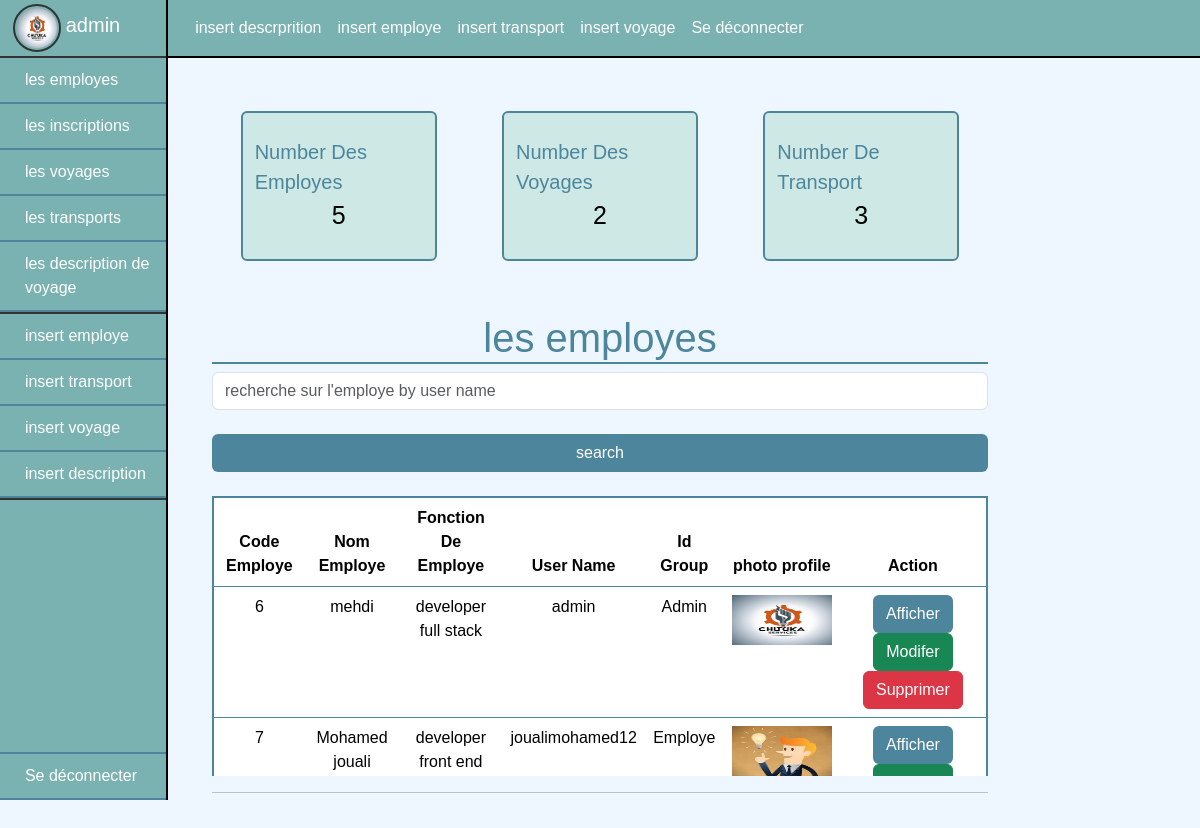
Page /admin/index.php (signed in) on the committed database.
### tables this page shows
CREATE TABLE `employe` (
  `codeEmp` int(11) NOT NULL,
  `nom` varchar(50) DEFAULT NULL,
  `fonction` varchar(255) DEFAULT NULL,
  `user` varchar(255) NOT NULL,
  `pwd` varchar(255) NOT NULL,
  `idgroup` int(11) NOT NULL DEFAULT 0,
  `gender` varchar(20) NOT NULL,
  `photo_profile` text NOT NULL,
  `date_creation` timestamp NOT NULL DEFAULT current_timestamp()
);

### admin/index.php (the view, shortened to what this page needs)
<?php
    if(!empty($_SESSION['idgroup'])){
        include 'init.php' ;
        include $includes.'header.php' ;
        require_once $includes.'conxDB.php' ;
       $sql_one="SELECT `codeEmp` FROM `employe` ";
       $req_one=$con->prepare($sql_one);
       $req_one->execute();
       $res_one=$req_one->fetchAll(PDO::FETCH_ASSOC);
       $sql_two="SELECT `codeVoyage` FROM `voyage` ";
       $req_two=$con->prepare($sql_two);
       $req_two->execute();
       $res_two=$req_two->fetchAll(PDO::FETCH_ASSOC);
        $sql_three="SELECT `codeTrans` FROM `transport` ";
        $req_three=$con->prepare($sql_three);
        $req_three->execute();
        $res_three=$req_three->fetchAll(PDO::FETCH_ASSOC);
         if(isset($_POST['username-search']) && isset($_POST['btn-search-u']) && $_POST['username-search'] != ""){
              $user=$_POST['username-search'];
              $sql="SELECT `codeEmp`, `nom`, `fonction`, `user`, `idgroup`,photo_profile FROM `employe` WHERE `user`=?";
              $req=$con->prepare($sql);
              $req->execute([$user]);
              $res=$req->fetchAll(PDO::FETCH_ASSOC);
         }else{
              $sql="SELECT `codeEmp`, `nom`, `fonction`, `user`, `idgroup`,photo_profile FROM `employe` ";
              $req=$con->prepare($sql);
              $req->execute();
              $res=$req->fetchAll(PDO::FETCH_ASSOC);
         }
        ?>
        <div class="container-fluid p-0" style="position: relative;height:100vh;">
            <?php
             require_once $includes.'navbar_admin.php' ;
             include $includes.'dashbord.php' ;
             ?>
           <div class="container container_index py-5 col-10 col-md-9 col-lg-8 "  >
                <div class="row px-2">
                    <div class="col-11 col-md-5 col-lg-3 card card-ind" >
                        Number Des Employes <br> <span><?=  count($res_one) ?></span>
                    </div>
                    <div class="col-11 col-md-5 col-lg-3 card card-ind">
                        Number Des Voyages <br> <span><?=  count($res_two) ?></span>
                    </div>
                    <div class="col-11 col-md-5 col-lg-3 card card-ind">
                         Number De Transport <br> <span><?=  count($res_three) ?> </span>
                    </div>
                </div>
                <h1  class="mt-5">les employes </h1>
                <form action="" class="col-12" method="post" >
                    <input type="text" name="username-search" placeholder="recherche sur l'employe by user name" class="form-control "><br>
                    <input type="submit" name="btn-search-u" value="search" class="btn form-control " style="background:#4D869C;color:white;">
                </form> <br>
          <div class="container-table-index">
                <table class="table table-responsive " >
                  <thead>
                        <tr>
                            <th>Code Employe</th>
                            <th>Nom Employe</th>
                            <th>Fonction De Employe</th>
                            <th>User Name </th>
                            <th>Id Group</th>
                            <th>photo profile</th>
                            <th>Action</th>
                       </tr>
                  </thead>
                  <tbody>
                    <?php
                     foreach($res as $emp){
                      ?>
                      <tr>
                          <td><?= $emp['codeEmp'] ?></td>
                          <td><?= $emp['nom'] ?></td>
                          <td><?= $emp['fonction'] ?></td>
                          <td><?= $emp['user'] ?></td>
                          <td><?php if($emp['idgroup']==1){ echo "Admin" ;}else{echo "Employe" ;} ?></td>
                          <td>  <img width="100px" height="50px" src="../upload_images/<?php if(empty($emp['photo_profile'] )){ echo "defult_photo_profile.jpg"; }else{ echo $emp['photo_profile'] ;} ?>" alt=""></td>
                          <td>
                              <a href="profile.php?codeEmp= <?= $emp['codeEmp'] ?> " class="btn_style btn">Afficher</a>
                              <a href="modifer_Emp.php?codeEmp= <?= $emp['codeEmp'] ?> " class="btn-success btn">Modifer</a>
                              <a href="supprimer_Emp.php?codeEmp= <?= $emp['codeEmp'] ?> " class=" btn btn-danger">Supprimer</a>
                          </td>
                      </tr>
                      <?php
                    }
                    ?>
                  </tbody>
                </table>
                </div>
                <hr>
           </div>
        </div>
         <?php
        include $includes.'footer.php' ;
    }else{
      header("location:../pages/connEmp.php") ;
    }
   ?>

### includes/header.php (shortened to what this page needs)
<!DOCTYPE html>
<html lang="en">
<head>
    <link rel="stylesheet" href="../css/style.css">
    <link rel="stylesheet" href="../css/bootstrap.min.css">
</head>
<body>

### includes/navbar_admin.php (shortened to what this page needs)
 <nav class="navbar navbar-expand-lg p-0 navbar-light " style="border-bottom: 2px solid black;">
        <div class="container">
         <a class="navbar-brand " style="color: white;" href="index.php"> EFM php </a>
         <div class="collapse navbar-collapse ms-5" id="navbarSupportedContent">
           <ul class="navbar-nav me-auto mb-2 mb-lg-0">
           <li class="nav-item py-2 " id="nav-item">
               <a class="nav-link text-white " href="insert_desc.php">insert descrprition </a>
            </li>
            <li class="nav-item py-2 ">
               <a class="nav-link text-white " href="insert_emp.php">insert employe </a>
            </li>
            <li class="nav-item py-2">
               <a class="nav-link text-white " href="insert_transport.php">insert transport </a>
            </li>
            <li class="nav-item py-2 ">
               <a class="nav-link text-white " href="insert_voy.php">insert voyage </a>
            </li>
            <li class="nav-item py-2 ">
              <a class="nav-link text-white " href="deconnecter.php">Se déconnecter  </a>
            </li>
           </ul>
     </div>
  </div>
</nav>

### includes/dashbord.php
<?php
        $codeEmp= $_SESSION['codeEmp'] ;
        $sql="SELECT `codeEmp`, `user`, photo_profile FROM `employe` WHERE `codeEmp`=?";
        $req=$con->prepare($sql);
        $req->execute([$codeEmp]);
        $res_dashbord=$req->fetch(PDO::FETCH_ASSOC);
?>
<section class="dashbord  " >
    <div class="div_info_admin py-1" style="border-bottom: 2px solid  #333;">
        <a href="profile.php?codeEmp=<?= $codeEmp ?>">
        <img src="../upload_images/<?= $res_dashbord['photo_profile'] ;?>" width="50px" height="50px" class="img-dash-admin" alt="">
        <span><?= $res_dashbord['user'] ; ?></span>
        </a>
    </div>
    <ul class="ul_dashbord">
        <li><a href="index.php">les employes</a></li>
        <li><a href="les_inscription_Emp.php">les inscriptions</a></li>
        <li><a href="les_voyages.php">les voyages</a></li>
        <li><a href="les_transports.php">les transports</a></li>
        <li><a href="les_desc_voy.php">les description de voyage  </a> </li>
        <li style="width: 100%;border:1px solid #333"></li>
        <li><a href="insert_emp.php">insert employe </a></li>
        <li><a href="insert_transport.php">insert transport </a></li>
        <li><a href="insert_voy.php">insert voyage </a></li>
        <li><a href="insert_desc.php">insert description </a></li>
        <li style="width: 100%;border:1px solid #333"></li>
        <li class="li_logout" ><a href="deconnecter.php">Se déconnecter</a></li>
    </ul>
</section>

### includes/footer.php (shortened to what this page needs)
</body>
</html>

### css/style.css (style rules this page uses)
* { padding: 0%; margin: 0%; box-sizing: border-box; font-family: Arial, Helvetica, sans-serif !important; }
body { background-color:#EEF7FF !important; }
.container { position: relative; }
.navbar { background-color: #7AB2B2; }
.form-connEmp .btn_style, .form-sinscrire .btn_style, table .btn_style { color: white; background-color: #4D869C; }
table tr td, table tr th { text-align: center; }
.info_profile, .ul_dashbord { list-style-type: none; padding: 0%; }
.info_profile li , .ul_dashbord a { padding: 10px; border-bottom: 2px solid #4D869C; }
.container_index .row { display: flex; justify-content: space-between; }
.container_index .card-ind { height: 150px !important; background-color:#CDE8E5; color: #4D869C ; display: flex; justify-content: center; align-items: center; font-size: 20px; border: 2px solid#4D869C; margin: 5px auto; }
.container_index .card-ind span { color: black; font-size:25px; }
.container_index table { border: 2px solid #4D869C; }
.container_index h1 { text-align: center; color: #4D869C ; border-bottom:2px solid #4D869C; }
.container_index .container-table-index { height: 35vh !important; overflow-y:scroll; }
.dashbord { width: 14%; min-height:100vh !important; background:#7AB2B2; position: absolute; top: 0%; left: 0%; z-index: 999; border-right: 2px solid black; }
.ul_dashbord a { display: block; padding-left: 15%; }
.ul_dashbord a, .div_info_admin a { text-decoration: none; color: white; }
.div_info_admin { padding-left: 8%; }
.div_info_admin span { color: white; font-size: 20px; }
.img-dash-admin { width: 48px; height: 48px; border: 2px solid #333; border-radius: 50%; padding: 2px; }
.li_logout { position: absolute; bottom:0%; border-top:2px solid #4D869C ; width: 100%; border-bottom: none !important; }

### rows in the picture
employe: photo_profile (picture), user "admin", codeEmp "6", nom "mehdi", fonction "developer full stack", idgroup "Admin"
employe: codeEmp "7", nom "Mohamed jouali", fonction "developer front end", user "joualimohamed12", idgroup "Employe", photo_profile (picture)

### other values in the picture
count($res_one) "5"
count($res_two) "2"
count($res_three) "3"
